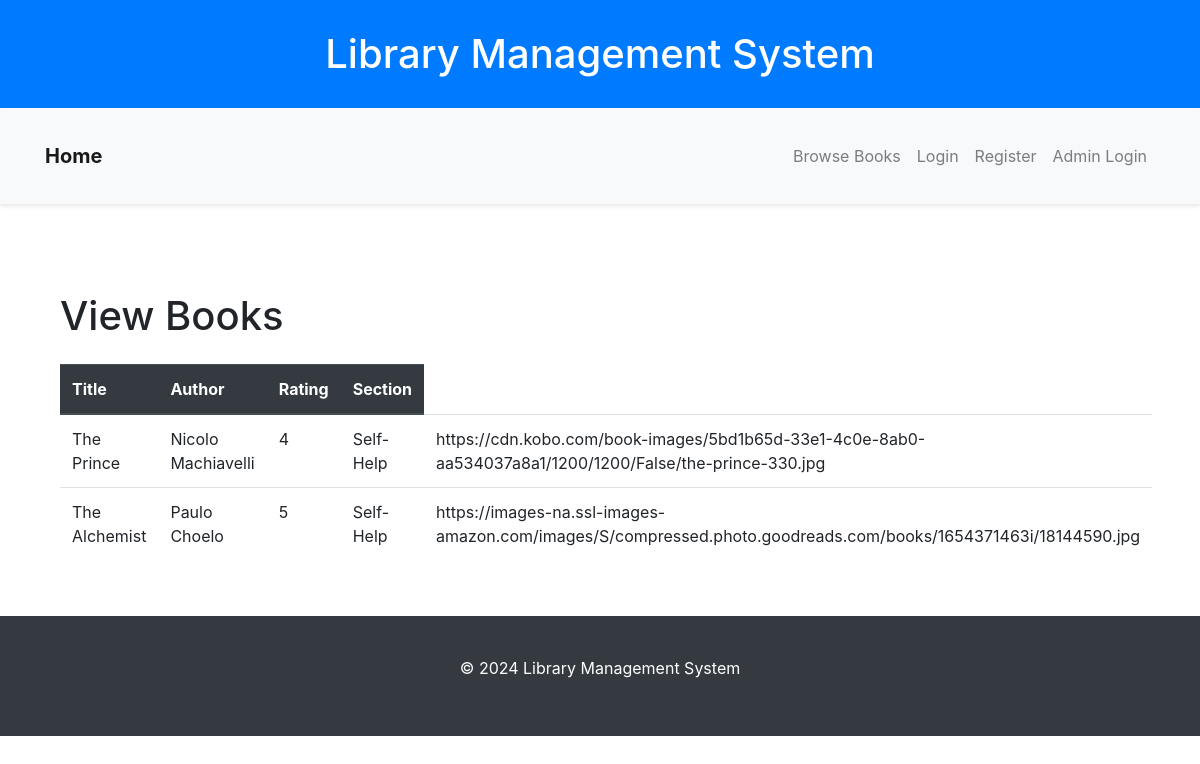
/view_books, run on the app's committed database.
### appdev_project/models.py (models this page shows, shortened)
class Books(db.Model):
    __tablename__ = "Books"
    id = db.Column(db.Integer, primary_key=True)
    book_name = db.Column(db.String(100), nullable=False)
    content = db.Column(db.String(255), nullable=True)  # stores the path to the pdf file
    authors = db.Column(db.String(100), nullable=False)
    rating = db.Column(db.Integer, nullable=False)
    section_id = db.Column(db.Integer, db.ForeignKey("Section.id"), nullable=False)
    section = db.relationship("Section", backref=db.backref("books", lazy=True))
    link = db.Column(db.String(255))  # Add link column

class Section(db.Model):
    __tablename__ = "Section"
    id = db.Column(db.Integer, primary_key=True)
    name = db.Column(db.String(100), nullable=False)
    date_created = db.Column(db.DateTime, nullable=False, default=datetime.utcnow)
    description = db.Column(db.Text, nullable=True)

### appdev_project/routes.py (the view)
@app.route("/view_books")
def view_books():
    books = Books.query.all()
    return render_template("view_books.html", books=books)

### appdev_project/templates/view_books.html
{% extends "layout.html" %}
{% block content %}
    <div class="container">
        <h1 class="mt-5 mb-4">View Books</h1>
        <table class="table">
            <thead class="thead-dark">
                <tr>
                    <th scope="col">Title</th>
                    <th scope="col">Author</th>
                    <th scope="col">Rating</th>
                    <th scope="col">Section</th>
                </tr>
            </thead>
            <tbody>
                {% for book in books %}
                <tr>
                    <td>{{ book.book_name }}</td>
                    <td>{{ book.authors }}</td>
                    <td>{{ book.rating }}</td>
                    <td>{{ book.section.name }}</td>
                    <td>{{ book.link }}</td>
                </tr>
                {% endfor %}
            </tbody>
        </table>
    </div>
{% endblock %}

### appdev_project/static/main.css (style rules this page uses)
body { font-family: Arial, sans-serif; background-color: #f8f9fa; color: #343a40; }
.container { max-width: 960px; margin: 0 auto; padding: 20px; }

### data on the page
Books: book_name "The Prince", authors "Nicolo Machiavelli", rating "4", section.name "Self-Help", link "https://cdn.kobo.com/book-images/5bd1b65d-33e1-4c0e-8ab0-aa534037a8a1/1200/1200/False/the-prince-330.jpg"
Books: book_name "The Alchemist", authors "Paulo Choelo", rating "5", section.name "Self-Help", link "https://images-na.ssl-images-amazon.com/images/S/compressed.photo.goodreads.com/books/1654371463i/18144590.jpg"
